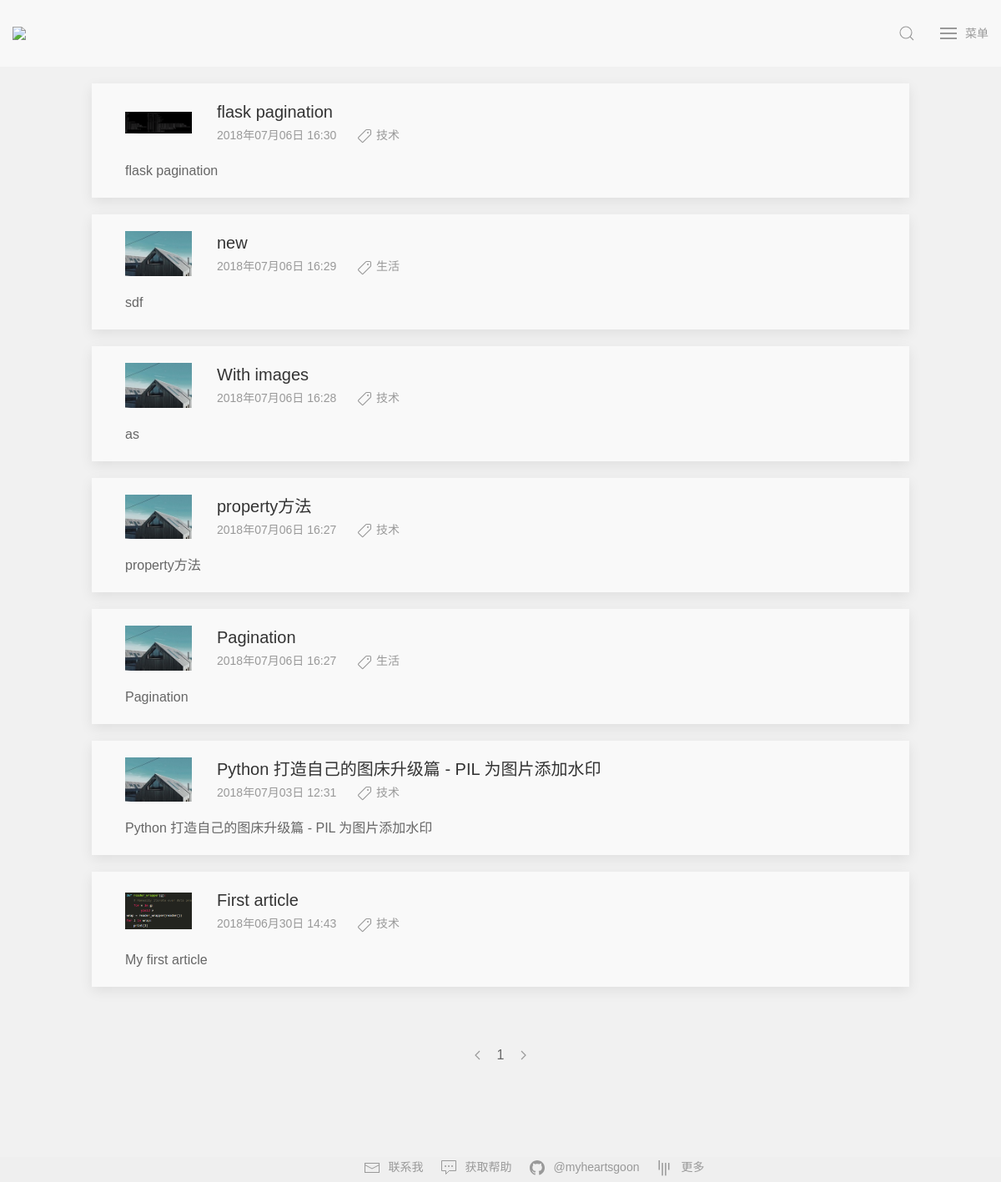
The page /articles/page/1 on the database as committed earlier.
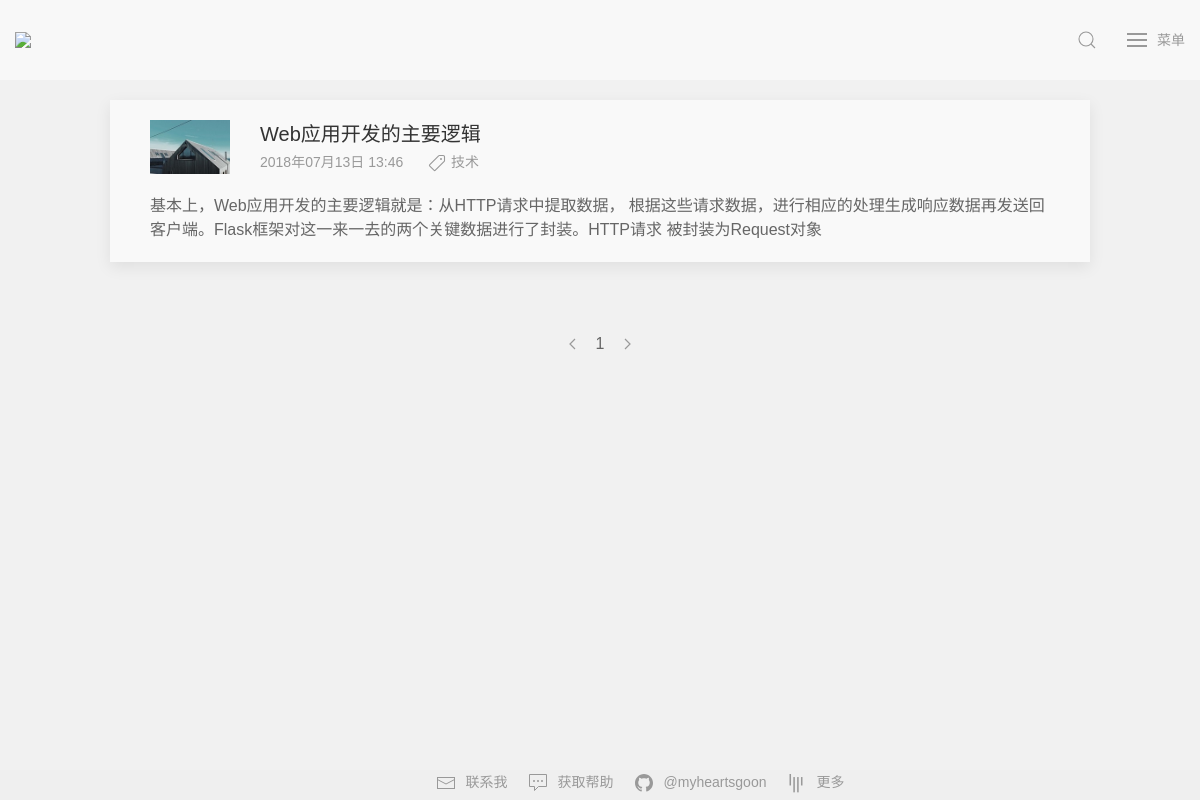
The same page on the database as committed later.
### application/models/models.py (models this page shows, shortened)
class Article(db.Model):
    __tablename__ = 'article'
    id = db.Column(db.Integer, primary_key=True)
    title = db.Column(db.String(100))
    descp = db.Column(db.String(100))
    content = db.Column(db.String(10000))
    user_id = db.Column(db.Integer, db.ForeignKey('users.id'))
    user = db.relationship('User', backref=db.backref('article'))
    time = db.Column(db.DateTime, default=datetime.now)
    category = db.Column(db.String(10))
    thumbnail = db.Column(db.String(50))

### application/controllers/routes.py (the view)
@bp.route('/articles/page/<int:page>')
def articles(page=1):
    articles = Article.query.order_by(desc(Article.time)).paginate(
                page, current_app.config['PER_PAGE'], error_out=False)
    return render_template('article.html', articles=articles)

### application/controllers/routes.py (called while the page is built)
@bp.before_request
def make_session_permant():
    session.permanent = True

### application/templates/article.html (shortened to what this page needs)
{% extends "base.html" %}
{% block head %}
{{ super() }}
{% endblock %}
{% block content %}
{% for a in articles.items %}
<div class="uk-container uk-container-small uk-margin-top article-background uk-box-shadow-medium uk-box-shadow-hover-xlarge">
    <article class="uk-comment">
        <header class="uk-comment-header uk-grid-medium uk-flex-middle" uk-grid>
            <div class="uk-width-auto uk-margin-top">
                <a href="{{ url_for('blog.details', id=a.id) }}" class="">
                    <img class="uk-comment-avatar" src="{{ a.thumbnail|default(url_for('static', filename='img/thumbnail/default.jpg'), true) }}" width="80" height="80" alt="">
                </a>
            </div>
            <div class="uk-width-expand uk-margin-top">
                <h4 class="uk-comment-title uk-margin-remove"><a class="uk-link-heading" href="{{ url_for('blog.details', id=a.id) }}">{{ a.title }}</a></h4>
                <p class="uk-comment-meta article-date">
                    {{ a.time.strftime('%Y{y}%m{m}%d{d} %H:%M').format(y='年', m='月', d='日') }}
                    <span uk-icon="icon: tag" class="uk-icon uk-margin-left"></span>
                    {{ a.category }}
                </p>
            </div>
        </header>
        <div class="uk-comment-body uk-margin-bottom">
            <p>{{ a.descp }}</p>
        </div>
    </article>
</div>
{% endfor %}
<div class="uk-container uk-container-small uk-margin-large-top uk-margin-xlarge-bottom">
    <ul class="uk-pagination uk-flex-center" uk-margin>
        {% if articles.has_prev %}
        <li><a href="{{ url_for('blog.articles', page=articles.prev_num) }}"><span uk-pagination-previous></span></a></li>
        {% else %}
        <li class="uk-disabled"><a href="#"><span uk-pagination-previous></span></a></li>
        {% endif %}
        {% for i in range(articles.pages) %}
            {% if articles.page == i+1 %}
                <li class="uk-active"><span>{{ i+1 }}</span></li>
            {% else %}
                <li><a href="{{ url_for('blog.articles', page=i+1) }}">{{ i+1 }}</a></li>
            {% endif %}
        {% endfor %}
        {% if articles.has_next %}
        <li><a href="{{ url_for('blog.articles', page=articles.next_num) }}"><span uk-pagination-next></span></a></li>
        {% else %}
        <li class="uk-disabled"><a href="#"><span uk-pagination-next></span></a></li>
        {% endif %}
    </ul>
</div>
{% endblock %}

### application/templates/base.html (shortened to what this page needs)
<!DOCTYPE html>
<html>
    <head>
        {% block head %}
        <link rel="stylesheet" href="{{ url_for('static', filename='css/uikit.min.css') }}" />
        <link rel="stylesheet" href="{{ url_for('static', filename='css/styles.css') }}" />
        {% endblock %}
    </head>
    <body>
        <nav class="uk-navbar uk-navbar-container uk-margin">
            <div class="uk-navbar-left">
                <a class="uk-navbar-item uk-logo" href="{{ url_for('blog.home') }}"><img width="50" src="{{ url_for('static', filename='img/logo.png') }}"></a>
            </div>
            <div class="uk-navbar-right">
                <div>
                    <a class="uk-navbar-toggle" uk-search-icon href="#"></a>
                </div>
                <a class="uk-navbar-toggle menu-text" uk-toggle="target: #offcanvas-nav-primary">
                    <span uk-navbar-toggle-icon></span> <span class="uk-margin-small-left">菜单</span>
                </a>
            </div>
        </nav>
        {% block content %}
        {% endblock %}
        <div class="uk-container uk-container-expand uk-text-center uk-margin-xlarge-top footer">
            <ul uk-margin="" class="uk-subnav tm-subnav uk-flex-inline uk-flex-center uk-margin-remove-bottom">
                <li><a href="mailto:myheartsgoon@gmail.com">
                    <span uk-icon="icon: mail" class="uk-margin-small-right uk-icon"></span>联系我</a>
                </li>
                <li><a href="https://github.com/uikit/uikit/stargazers">
                    <span uk-icon="icon: commenting" class="uk-margin-small-right uk-icon"></span>获取帮助</a>
                </li>
                <li><a href="https://github.com/myheartsgoon" class="uk-text-lowercase">
                    <span uk-icon="icon: github" class="uk-margin-small-right uk-icon"></span>@myheartsgoon</a>
                </li>
                <li><a href="https://gitter.im/uikit/uikit">
                    <span uk-icon="icon: gitter" class="uk-margin-small-right uk-icon"></span>更多</a>
                </li>
            </ul>
        </div>
    </body>
</html>

### application/static/css/styles.css (style rules this page uses)
body,button, input, select, textarea,h1 ,h2, h3, h4, h5, h6 { font-family: Microsoft YaHei,'宋体' , Tahoma, Helvetica, Arial, "\5b8b\4f53", sans-serif; }
html { background-color: #f1f1f1; }
.menu-text { font-family: Microsoft YaHei,'宋体' , Tahoma, Helvetica, Arial, "\5b8b\4f53", sans-serif; }
.article-background { background-color: #f9f9f9; }
.article-date { margin-top: 5px; }
.footer { position:fixed; left:0px; bottom:0px; height:30px; width:100%; background-color: #efefef; }

Rows that differ between the two databases and show on the page:
removed Article: thumbnail (picture), title "flask pagination", time "2018年07月06日 16:30", category "技术", descp "flask pagination"
removed Article: title "new", time "2018年07月06日 16:29", category "生活", descp "sdf"
removed Article: title "With images", time "2018年07月06日 16:28", category "技术", descp "as"
removed Article: title "property方法", time "2018年07月06日 16:27", category "技术", descp "property方法"
removed Article: title "Pagination", time "2018年07月06日 16:27", category "生活", descp "Pagination"
removed Article: title "Python 打造自己的图床升级篇 - PIL 为图片添加水印", time "2018年07月03日 12:31", category "技术", descp "Python 打造自己的图床升级篇 - PIL 为图片添加水印"
removed Article: thumbnail (picture), title "First article", time "2018年06月30日 14:43", category "技术", descp "My first article"
added Article: title "Web应用开发的主要逻辑", time "2018年07月13日 13:46", category "技术", descp "基本上，Web应用开发的主要逻辑就是：从HTTP请求中提取数据， 根据这些请求数据，进行相应的处理生成响应数据再发送回客户端。Flask框架对这一来一去的两个关键数据进行了封装。HTTP请求 被封装为Request对象"
